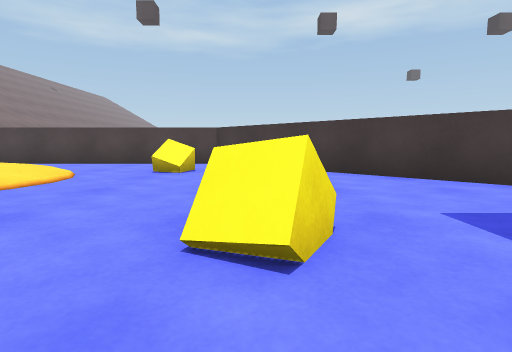
View 1 (above)

19 first-person views from a walk through a scene from a Unity 3-D project. The camera is 0.55 m above the floor, tilts 6° down and sees 80° across. The floor is counted in squares, 1 m on a side. Each view is taken from the middle of a square. On the plan, view 1 faces up. The plan holds only what a view shows up to about 9 squares ahead; the rest is blank. The place goes on beyond the plan. The player character is not drawn. Surface patterns are stand-ins for the level's own textures.

View 2
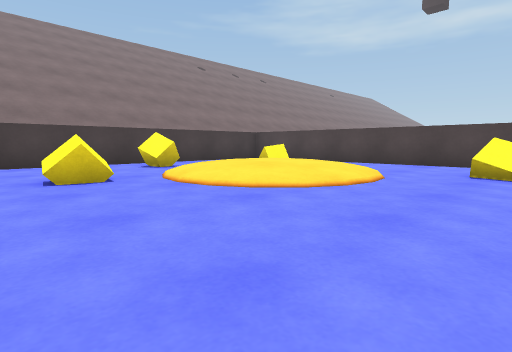

View 3
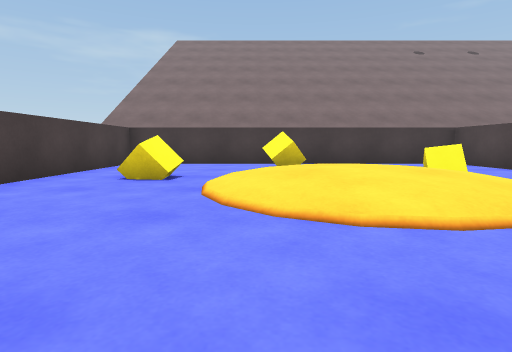

View 4
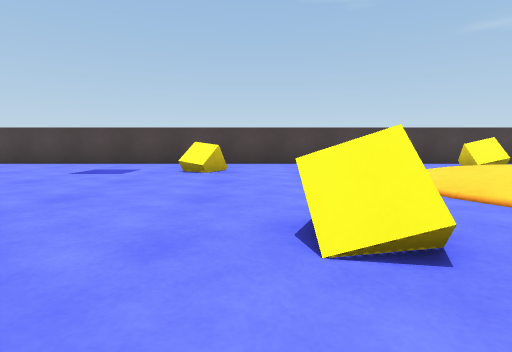

View 5
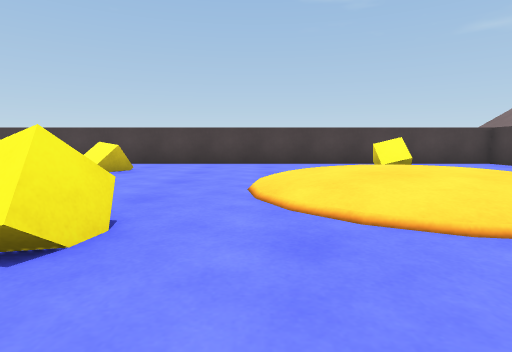

View 6
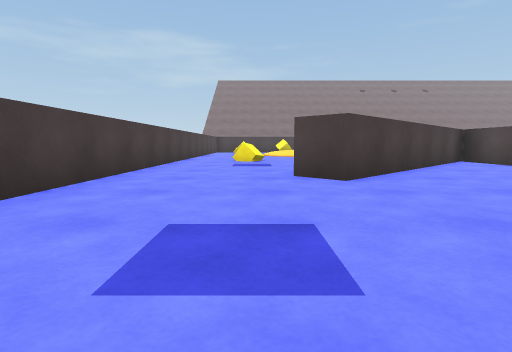

View 7
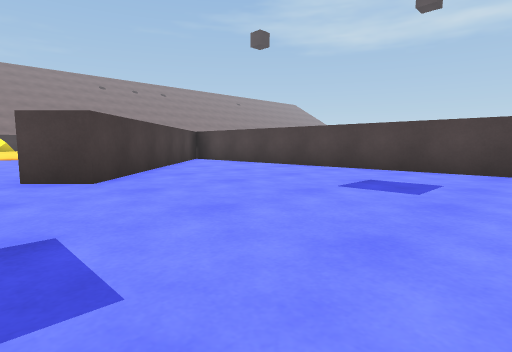

View 8
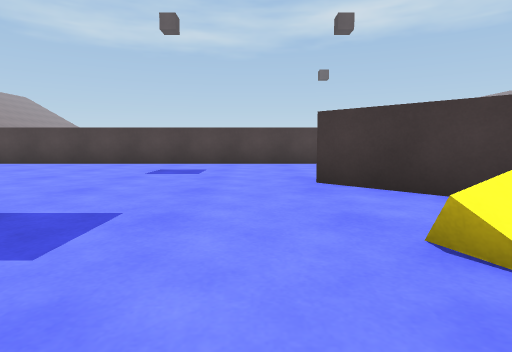

View 9
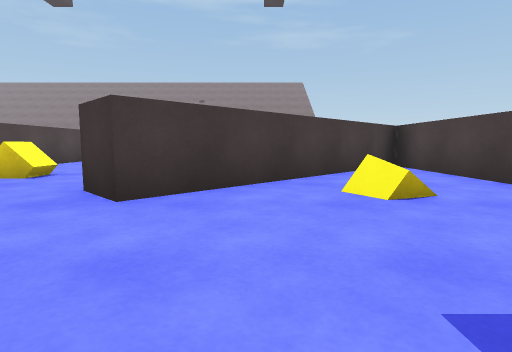

View 10
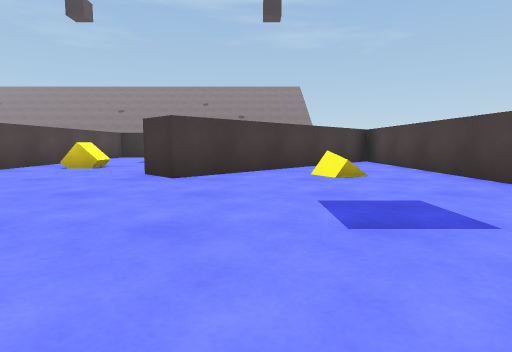

View 11
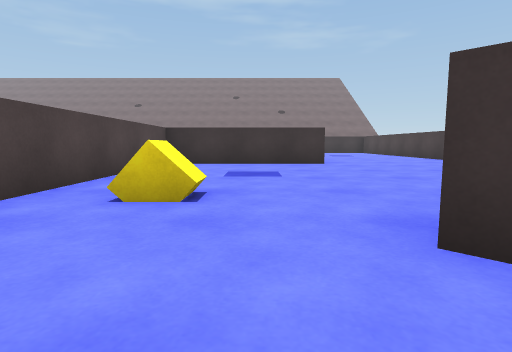

View 12
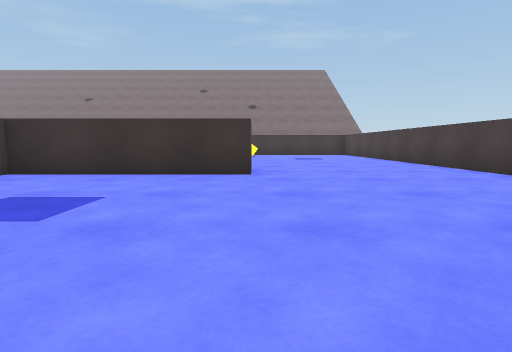

View 13
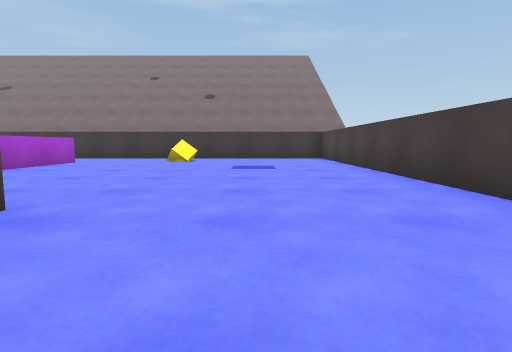

View 14
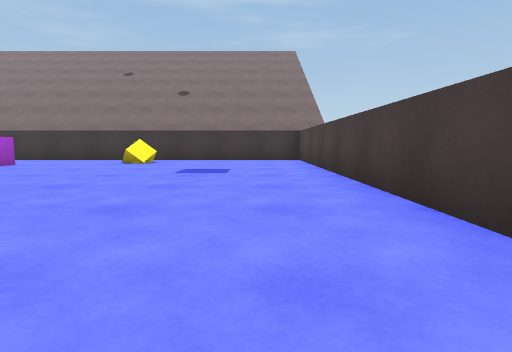

View 15
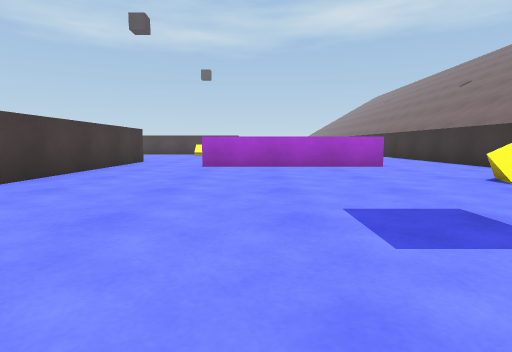

View 16
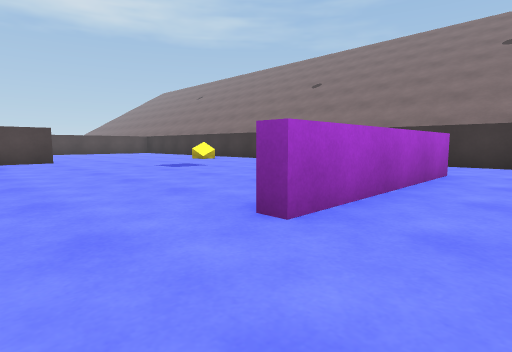

View 17
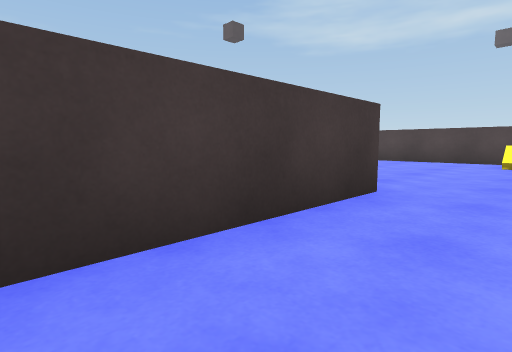

View 18
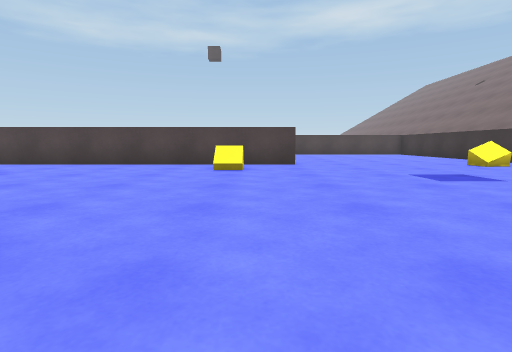

View 19
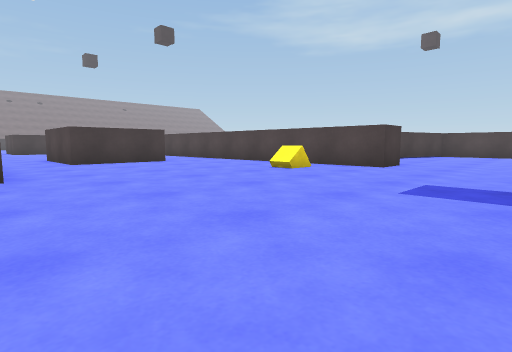

### Floor plan
Key: @ floor where view 1 was taken; # wall or solid block; . main floor; : floor 0.05 m higher than the main floor; + floor 0.2 m higher than the main floor; * floor 0.25 m higher than the main floor; / step, stairs or slope; ^ raised ledge; O other object.
Columns run from 10 left of view 1 to 27 right of it. Each row starts with its distance up from view 1.
 20                                  ..
 19                                 ...
 18                                 ...
 17                                 #.....
 16                         #########....O
 15                          .....O.......
 14                            ..........
 13                           #..........
 12                           #..........
 11                         ###.........
 10                         ............
  9 ##############################......
  8 #.........##.................#...^^^..
  7 #. O.......##..........O.....#........
  6 #  O //.OO..##...............#........
  5 #.  /*//.....##.......#......#.......O
  4 #.O +**:......##.....##..............O
  3 #.O.///........#......##..............
  2 #...O.....O..........O.##.............
  1 #...O...................##............
  0 #.........@..............##...........
 -1 ##################  ##################

Positions as (right, up) in squares from view 1, and headings:
1: (0, 0), facing up
2: (-1, 0), facing up-left
3: (-1, 3), facing left
4: (-1, 8), facing down
5: (-3, 8), facing down
6: (10, 2), facing left
7: (10, 2), facing up-left
8: (10, 0), facing up
9: (8, 3), facing right
10: (6, 3), facing right
11: (10, 6), facing right
12: (13, 4), facing right
13: (17, 2), facing right
14: (18, 1), facing right
15: (23, 0), facing up
16: (20, 6), facing up-right
17: (21, 6), facing up-left
18: (21, 8), facing up
19: (25, 9), facing up-left
